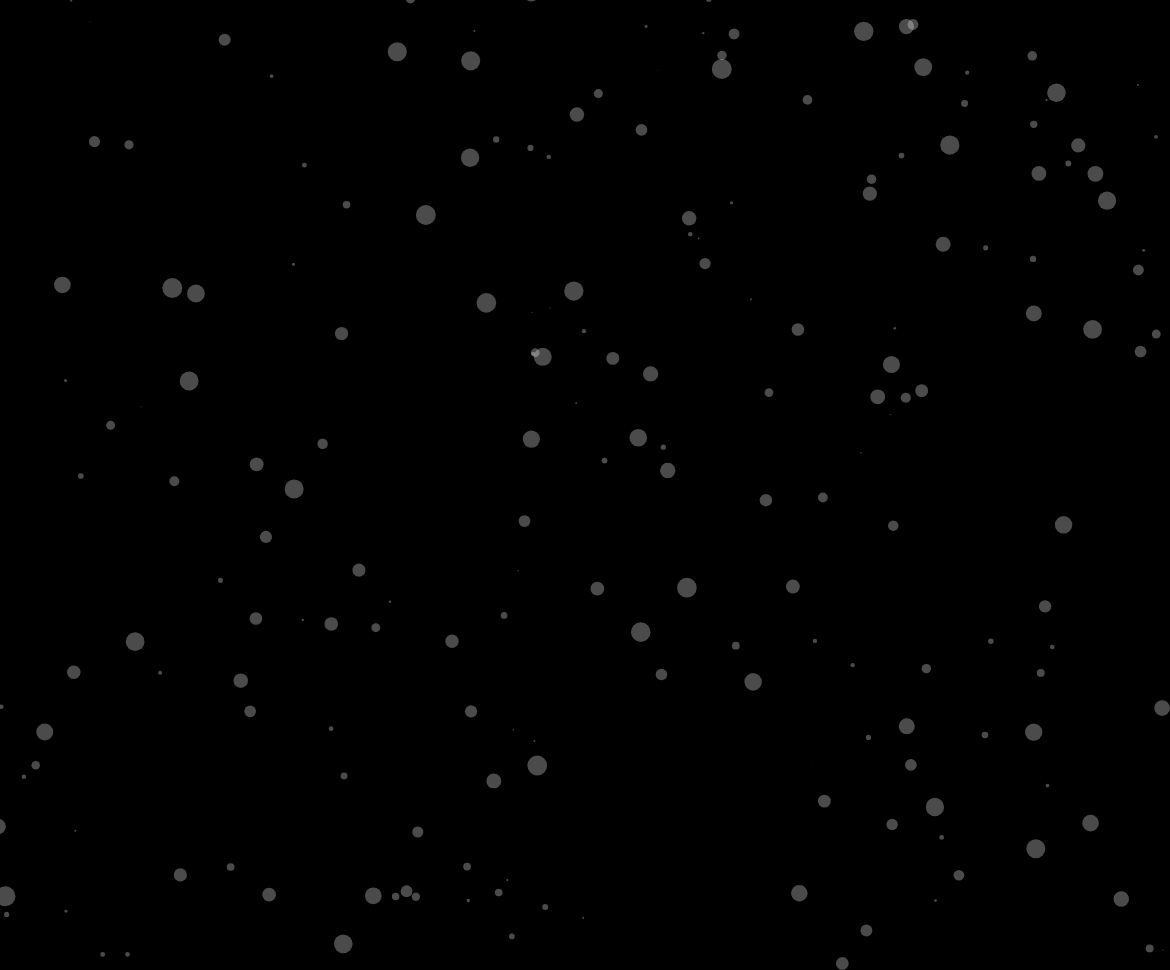
Frame 1 (no input)
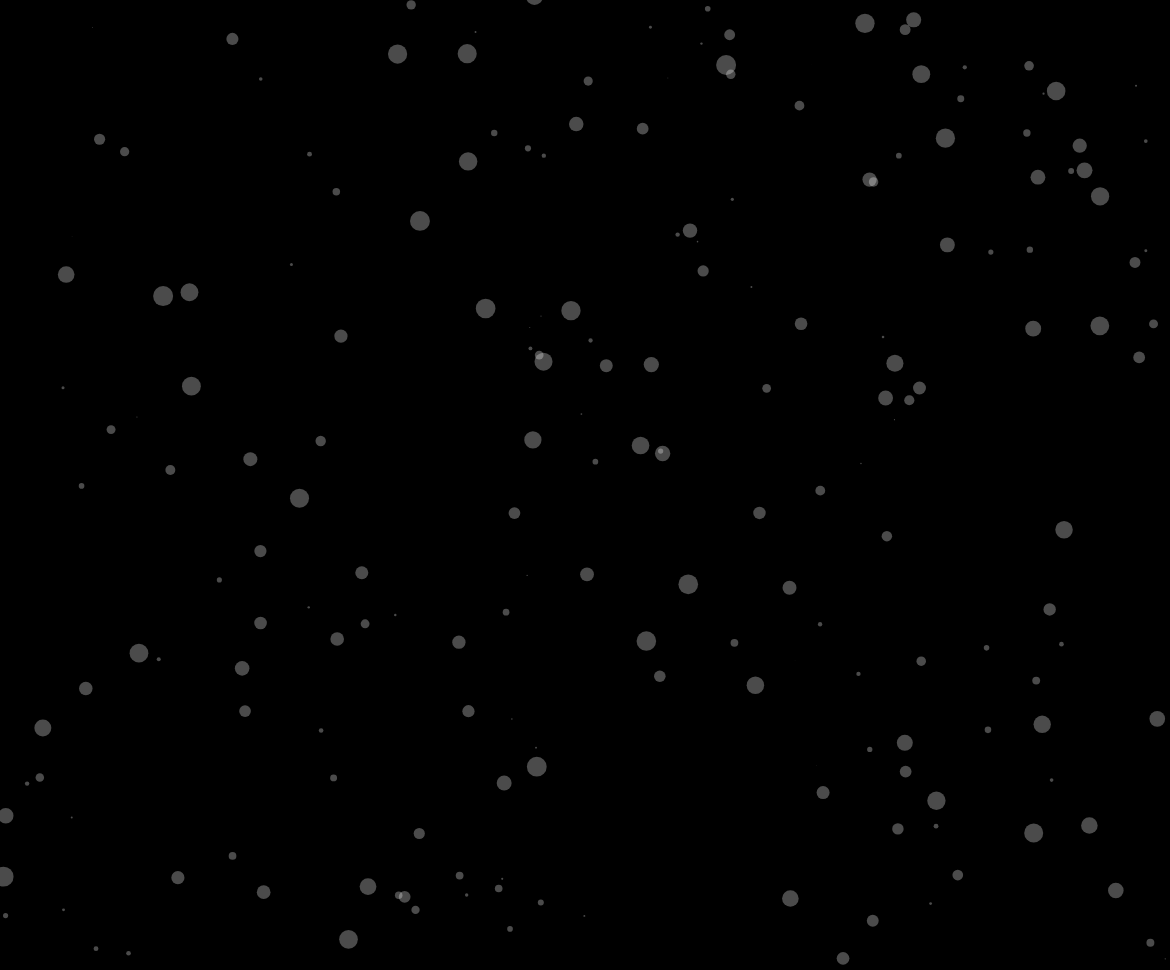
Frame 60 (no input)
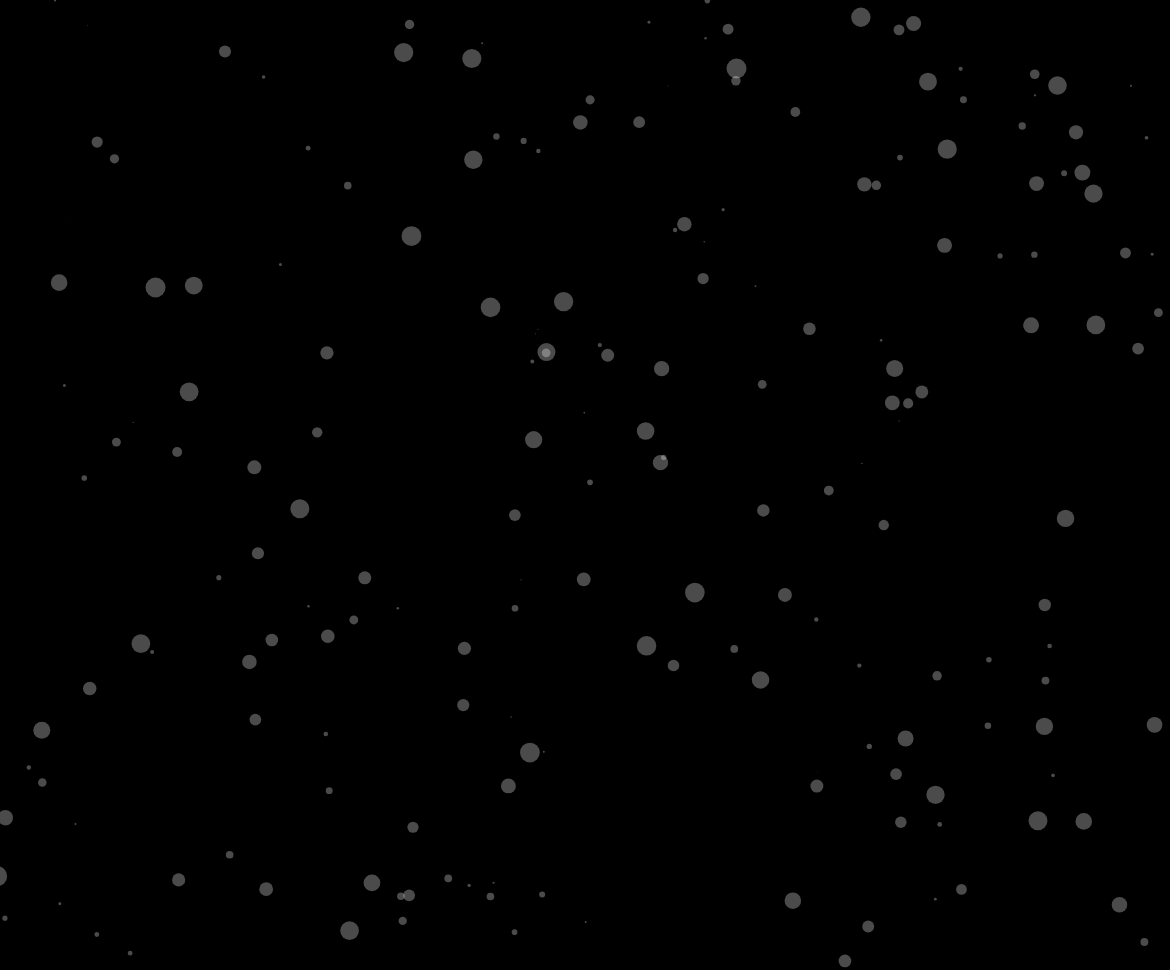
Frame 120 (the mouse pressed at the canvas centre since frame 60)

The p5.js sketch that drew these frames (run headless with seeded random() and noise() and a simulated clock; from frame 60 on, the mouse is pressed at the canvas centre):

// p5.js sketch
// ── sketch.js
const bubblesAmount = 200

let bubbles = []

function setup() {
  createCanvas(windowWidth - 30, windowHeight - 30)
  fixedBubblesNum()
}

function draw() {
  background(0)

  for (let bubble of bubbles) {
    // bubble.displayLineBall()
    bubble.displayAlphaBall()
    // bubble.bounceBall()
    bubble.moveRandom()

    let overlapping = false
    for (let other of bubbles) {
      if ( bubble !== other && bubble.intersects(other) ) {
        overlapping = true
      }
    }

    bubble.changeColor(overlapping ? 255 : 0)
  }

  // If more than 10 bubbles, the last gets removed
  // if ( bubbles.length > 10 ) {
  //   bubbles.splice(0, 1)
  // }
}

function fixedBubblesNum() {
  for (let i = 0; i < bubblesAmount; i++) {
    let r = random(10)
    let y = random(height) - r
    let x = random(width) - r
    bubbles[i] = new Bubble(x, y, r)
  }
}

function mouseDragged () {
  let r = 20
  let b = new Bubble(mouseX, mouseY, r)
  bubbles.push(b)
}

function mousePressed() {
  for (let i = bubbles.length - 1; i >= 0; i--) {
    if ( bubbles[i].onHover(mouseX, mouseY) ) {
        bubbles.splice(i, 1)
    }
  }
}

// ── bubble.js
class Bubble {
  constructor(x, y, r = 50, img = undefined) {
    this.x = x
    this.y = y
    this.r = r
    this.xSpeed = 4
    this.ySpeed = -3
    this.brightness = 0
    this.img = img
  }

  moveBall () {
    this.x += this.xSpeed
    this.y += this.ySpeed
  }

  moveRandom () {
    this.x += random(-5, 5) / this.xSpeed
    this.y += random(-5, 5) / this.ySpeed
  }

  displayLineBall () {
    stroke(255)
    strokeWeight(0.4)
    fill(this.brightness, 100)
    ellipse(this.x, this.y, this.r * 2)
  }

  displayAlphaBall () {
    noStroke()
    fill(255, 75)
    ellipse(this.x, this.y, this.r * 2)
  }

  bounceBall () {
    if (this.x + this.r > width || this.x - this.r < 0) {
      this.xSpeed *= -1
    }

    if (this.y + this.r > height || this.y - this.r < 0) {
      this.ySpeed *= -1
    }
  }

  onHover (_x, _y) {
    let d = dist(_x, _y, this.x, this.y)
    return (d < this.r)
  }

  changeColor (bright) {
    this.brightness = bright
  }

  onClicked (_x, _y) {
    let d = dist(_x, _y, this.x, this.y)
    this.brightness = d < this.r ? 255 : 0
  }

  intersects (other) {
    let d = dist(this.x, this.y, other.x, other.y)
    return (d < this.r + other.r)
  }
}
